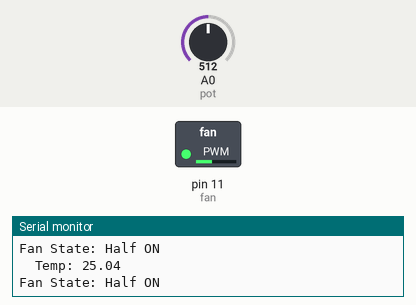
Recording of a sketch running on a simulated Arduino Uno, built with avr-gcc and run on an emulated ATmega328P. On the bench: switched loads named in the sketch (green lamp = pin HIGH), the last lines printed to the serial monitor. Inputs (shaded band) come from the test bench; at power-on: A0 (pot) = 512.

Above: at 1.3 s.
1.4 s: A0 (pot) set to 559
2.9 s: A0 (pot) set to 579
At 3.8 s:
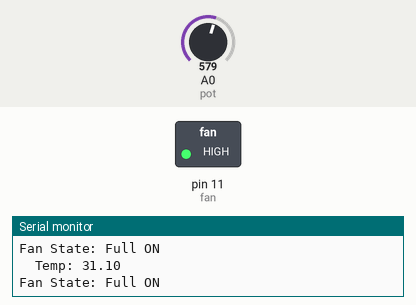
4.5 s: A0 (pot) set to 511
At 5.1 s:
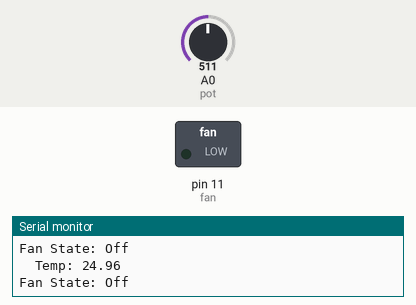
6.0 s: A0 (pot) set to 519
At 6.3 s:
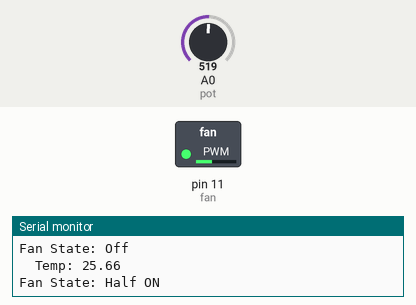
7.5 s: A0 (pot) set to 716
At 8.8 s:
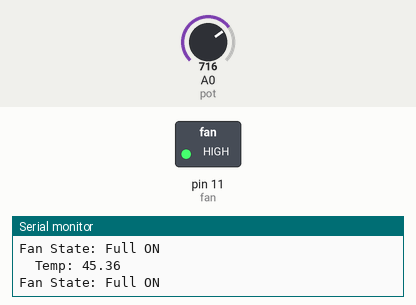
Timing chart, 0 to 10.0 s (numbered marks = the images above; inputs shaded):
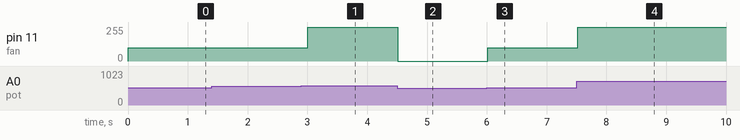

Measured:
- the behaviour switches between 567 and 568 on A0 (pot) (found by bisection; images 0 and 1)
- the behaviour switches between 511 and 512 on A0 (pot) (found by bisection; images 2 and 3)
- after the input at 2.9 s, pin 11 (fan): 100/255 → 255/255 after 0.11 s
- after the input at 4.5 s, pin 11 (fan): 255/255 → 0/255 at once
- after the input at 6.0 s, pin 11 (fan): 0/255 → 100/255 at once
- after the input at 7.5 s, pin 11 (fan): 100/255 → 255/255 at once

The sketch:

Arduino_task.ino
```cpp
int pot = A0;
int fan = 11;

void setup() {
  pinMode(fan, OUTPUT);
  Serial.begin(9600);
}

void loop() {
  int val = analogRead(pot);
  float v = val * (5.0 / 1023.0);

  if (v < 0.001) v = 0.001;   // avoid divide-by-zero

  float r = (10000 * (5.0 - v)) / v;
  if (r < 1000) r = 1000;     // clamp values
  if (r > 50000) r = 50000;

  // Steinhart–Hart approximation (for 10k NTC, Beta = 3950)
  float temp;
  temp = r / 10000.0;
  temp = log(temp);
  temp /= 3950.0;
  temp += 1.0 / (25 + 273.15);
  temp = 1.0 / temp;
  temp -= 273.15;

  Serial.print("  Temp: ");
  Serial.println(temp);

  // Fan control with 3 states
  Serial.print("Fan State: ");
  if (temp < 25) {
    analogWrite(fan, 0);
    Serial.println("Off");
  } else if (temp >= 25 && temp < 30) {
    analogWrite(fan, 100);
    Serial.println("Half ON");
  } else {
    analogWrite(fan, 255);
    Serial.println("Full ON");
  }

  delay(500);
}
```
